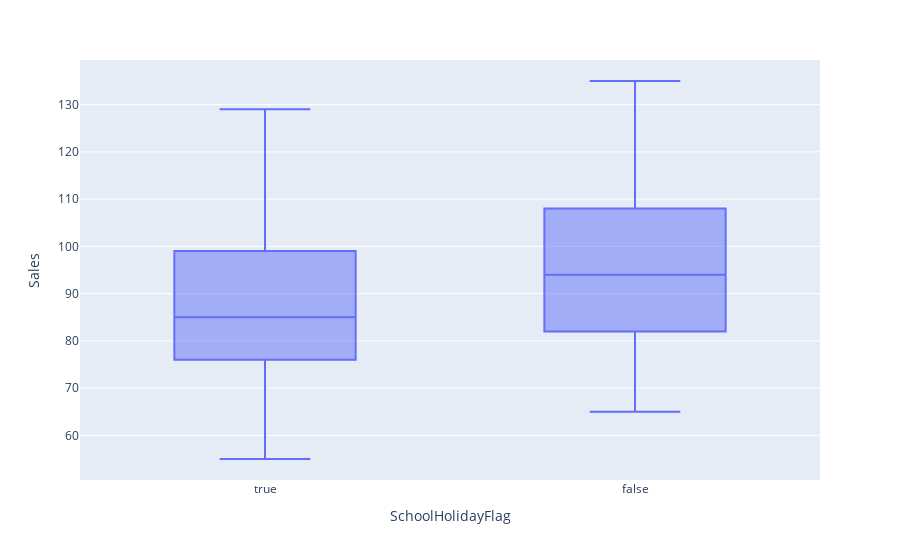

The code cell stored with this chart in its notebook:
### Code cell
px.box(sales,y='Sales', x='SchoolHolidayFlag') # In Schulferien weniger Verkauf

### Figure 1 — Plotly figure (JSON) as saved in the notebook; plotly's stock layout.template omitted (floating-point values rounded to 4 significant figures; data arrays with more than 128 entries replaced by an {"elided": "..."} marker saying what was removed)
{"data": [{"alignmentgroup": "True", "hovertemplate": "SchoolHolidayFlag=%{x}<br>Sales=%{y}<extra></extra>", "legendgroup": "", "marker": {"color": "#636efa"}, "name": "", "notched": false, "offsetgroup": "", "orientation": "v", "showlegend": false, "type": "box", "x": {"elided": "1923 bool values"}, "x0": " ", "xaxis": "x", "y": {"elided": "1923 int values"}, "y0": " ", "yaxis": "y"}], "layout": {"autosize": true, "boxmode": "group", "legend": {"tracegroupgap": 0}, "margin": {"t": 60}, "xaxis": {"anchor": "y", "autorange": true, "domain": [0, 1], "range": [-0.5, 1.5], "title": {"text": "SchoolHolidayFlag"}, "type": "category"}, "yaxis": {"anchor": "x", "autorange": true, "domain": [0, 1], "range": [50.56, 139.4], "title": {"text": "Sales"}, "type": "linear"}}}
